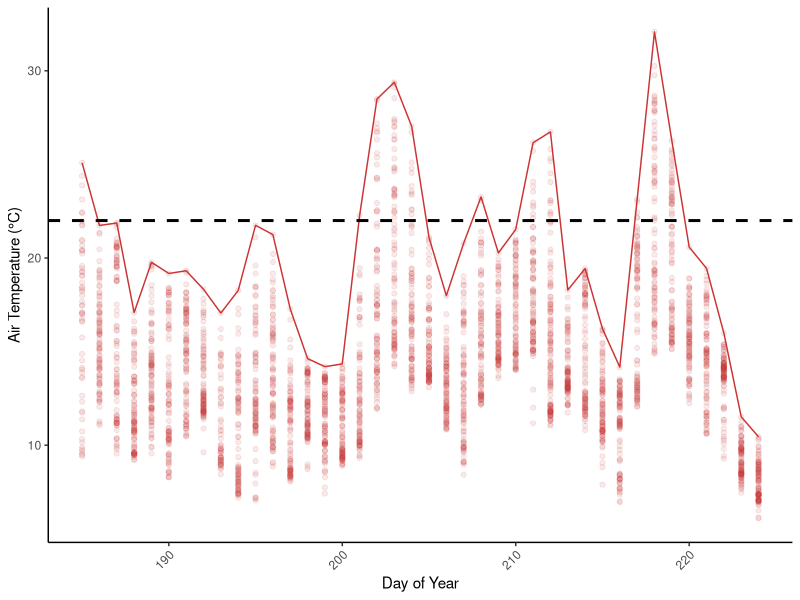
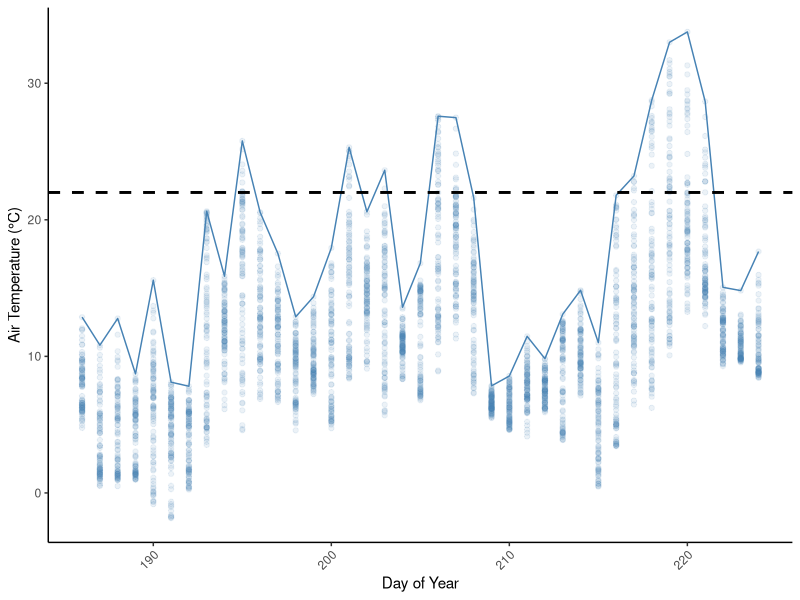
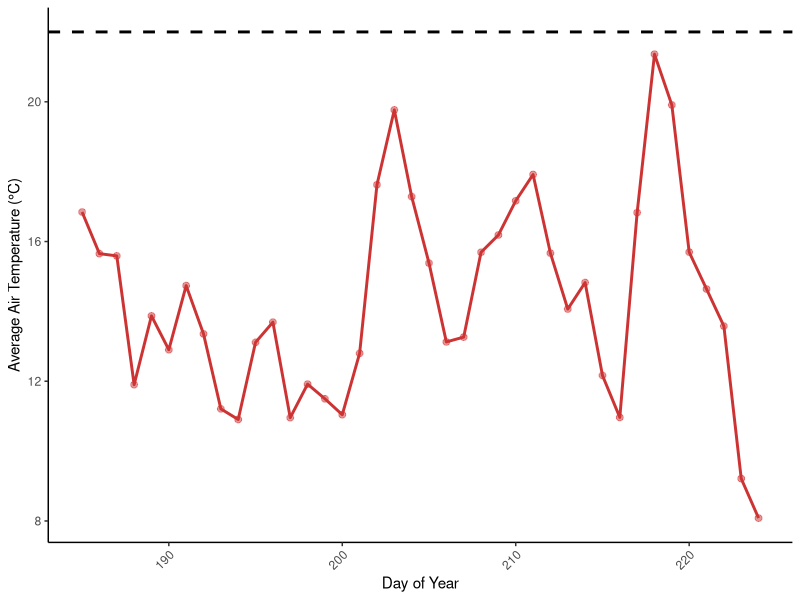

Reproduce these figures in R, in order.
# MET STATION DATA FROM QHI OVER COMPARISON----
# 29/01/26

# LOAD LIBRARIES----
library(tidyverse)
library(ggplot2)
library(readxl)


# LOAD DATA----
met_station_combined <- read_excel("datasets/climate_data/met_station_combined.xlsx")


# CLEAN DATA----
# average daily temps for each doy 
met_station_avg <- met_station_combined %>%
  group_by(year, doy) %>%
  summarise(
    avg_temp = mean(air_temp, na.rm = TRUE),
    sd_temp = sd(air_temp, na.rm = TRUE)
  )

# max daily temps for each doy
met_station_max <- met_station_combined %>%
  group_by(year, doy) %>%
  summarise(
    max_temp = max(air_temp, na.rm = TRUE)
  )

# PLOT 2023 and 2024 only----
# plot 2023 and 2024 data only
max_2023_2024<-ggplot(filter(met_station_combined, year %in% c(2023, 2024)), aes(x = doy, y = air_temp, color = factor(year))) +
  geom_point(alpha = 0.1) +
  geom_line(stat = "summary", fun = "max") + 
  geom_hline(yintercept = 22, linetype = "dashed",
             color = "black", linewidth = 1)+
  labs(x = "Day of Year",
       y = "Air Temperature (°C)",
       color = "Year") +
  scale_color_manual(values = c("brown3", "steelblue")) +
  theme_classic()+
  theme(axis.text.x = element_text(angle = 45, hjust = 1))


# each line of data represents one day
# line at 22C, Canadian government classification of heatwave in QHI provience for more than 2 days 
# in 2024 especially at end in august 6 days! 
# note the line represents the MAX temperatures reached that day, but points show all the temperature values for that day 

# quite a messy graph above, but trying to show comparison of years and that 2023 was on average hotter 
# but do i already show this from ERA5 anomaly map?

# PLOT JUST 2023 MAX TEMP DATA----
(temp_2023<-ggplot(filter(met_station_combined, year == 2023), aes(x = doy, y = air_temp)) +
    geom_point(alpha = 0.1, color = "brown3") +
    geom_line(stat = "summary", fun = "max" , color = "brown3") + 
    geom_hline(yintercept = 22, linetype = "dashed",
               color = "black", linewidth = 1)+
    labs(x = "Day of Year",
         y = "Air Temperature (°C)") +
    theme_classic()+
    theme(axis.text.x = element_text(angle = 45, hjust = 1))
)

# just 2023 data to show how long heatwaves were for that summer 
# Canada met office states over 22C for more than 2 consecutive days 
# in diss doc circle/annotate peaks 


# PLOT JUST 2024 MAX TEMP DATA----
(temp_2024<-ggplot(filter(met_station_combined, year == 2024), aes(x = doy, y = air_temp)) +
   geom_point(alpha = 0.1, color = "steelblue") +
   geom_line(stat = "summary", fun = "max" , color = "steelblue") + 
   geom_hline(yintercept = 22, linetype = "dashed",
              color = "black", linewidth = 1)+
   labs(x = "Day of Year",
        y = "Air Temperature (°C)") +
   theme_classic()+
   theme(axis.text.x = element_text(angle = 45, hjust = 1))
)


# PLOT JUST 2023 AV TEMP DATA----
(ggplot(filter(met_station_avg, year == 2023), aes(x = doy, y = avg_temp)) +
   geom_point(color = "brown3", size = 2, alpha=0.5) +
    geom_line(color = "brown3", size = 1) +
    geom_hline(yintercept = 22, linetype = "dashed",
               color = "black", linewidth = 1)+
    labs(x = "Day of Year",
         y = "Average Air Temperature (°C)") +
    theme_classic()+
    theme(axis.text.x = element_text(angle = 45, hjust = 1))
)
